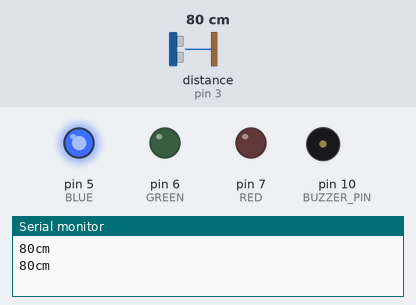
Recording of a sketch running on a simulated Arduino Uno, built with avr-gcc and run on an emulated ATmega328P. On the bench: output pins drawn as LEDs (lit = HIGH), buzzer (waves = sounding), the last lines printed to the serial monitor. The test bench sets the inputs (shaded band); at power-on: distance to the obstacle (sensor on pin 3) 80 cm. The echo pulse lasts 58.3 µs per cm.

Above: at 1.9 s.
2.0 s: distance to the obstacle (sensor on pin 3) set to 9 cm
At 2.42 s:
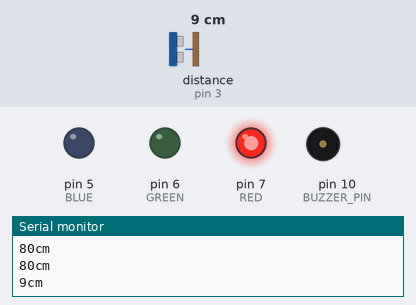
5.5 s: distance to the obstacle (sensor on pin 3) set to 60 cm
At 5.73 s:
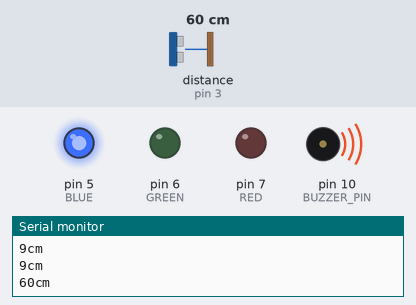
9.8 s: distance to the obstacle (sensor on pin 3) set to 120 cm
At 11.2 s:
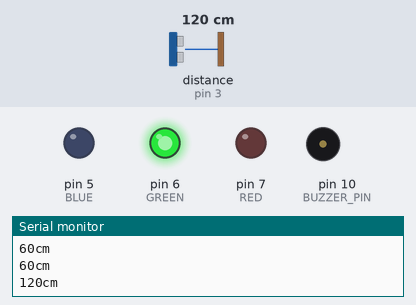
11.7 s: distance to the obstacle (sensor on pin 3) set to 102 cm
13.5 s: distance to the obstacle (sensor on pin 3) set to 94 cm
At 15.3 s:
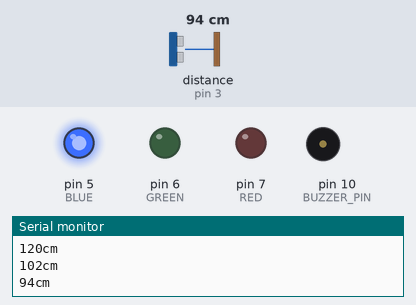
17.8 s: distance to the obstacle (sensor on pin 3) set to 2 cm
At 17.99 s:
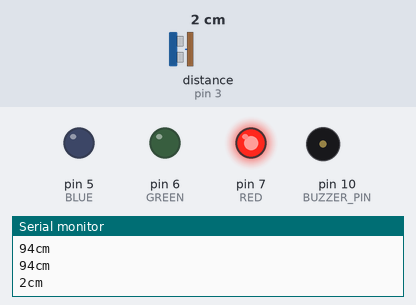
Timing chart, 0 to 22.3 s (numbered marks = the images above; inputs shaded):
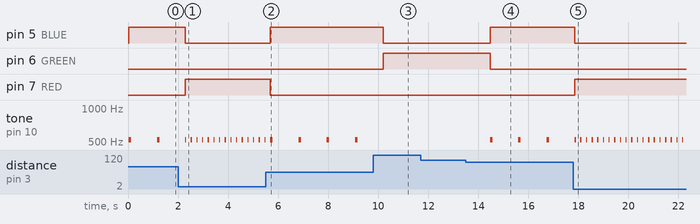

The sketch:

capteur_distance_avec_signal_sonore_lumineux.ino
```cpp
#include "SR04.h"
#include "pitches.h"

#define TRIG_PIN 3
#define ECHO_PIN 2
#define BUZZER_PIN 10
#define RED 7
#define GREEN 6
#define BLUE 5

SR04 sr04 = SR04(ECHO_PIN,TRIG_PIN);
long a;

void setup() {
   Serial.begin(9600);
   pinMode(RED, OUTPUT);
   pinMode(GREEN, OUTPUT);
   pinMode(BLUE, OUTPUT);
}

void loop() {
   a=sr04.Distance();
   Serial.print(a);
   Serial.println("cm");

   if(a < 50){
    tone(BUZZER_PIN, NOTE_C5, 50);
    digitalWrite(RED, HIGH);
    digitalWrite(GREEN, LOW);
    digitalWrite(BLUE, LOW);
    delay(100);
   }

   if(a > 50 && a < 100){
    tone(BUZZER_PIN, NOTE_C5, 100);
    digitalWrite(RED, LOW);
    digitalWrite(GREEN, LOW);
    digitalWrite(BLUE, HIGH);
    delay(1000);
   }

   if(a > 100){
    digitalWrite(RED, LOW);
    digitalWrite(GREEN, HIGH);
    digitalWrite(BLUE, LOW);
    delay(2000);
   }

   delay(100);
}
```

Measured:
- the behaviour switches between 100 and 99 cm on distance to the obstacle (sensor on pin 3) (found by bisection; images 3 and 4)
- after the input at 2.0 s, pin 5 (BLUE): HIGH → LOW after 0.29 s; pin 7 (RED): LOW → HIGH after 0.29 s; tone on pin 10 (BUZZER_PIN): alternates 523 Hz for 0.05 s and silent for 0.18 s, starting after 0.34 s
- after the input at 5.5 s, pin 5 (BLUE): LOW → HIGH after 0.18 s; pin 7 (RED): HIGH → LOW after 0.18 s
- after the input at 9.8 s, pin 5 (BLUE): HIGH → LOW after 0.41 s; pin 6 (GREEN): LOW → HIGH after 0.41 s; tone on pin 10 (BUZZER_PIN): stops changing and stays silent
- after the input at 13.5 s, pin 5 (BLUE): LOW → HIGH after 0.97 s; pin 6 (GREEN): HIGH → LOW after 0.97 s; tone on pin 10 (BUZZER_PIN): alternates 523 Hz for 0.10 s and silent for 1.0 s, starting after 0.97 s
- after the input at 17.8 s, pin 5 (BLUE): HIGH → LOW after 0.06 s; pin 7 (RED): LOW → HIGH after 0.06 s; tone on pin 10 (BUZZER_PIN): alternates 523 Hz for 0.05 s and silent for 0.18 s, starting after 0.11 s
- by itself, tone on pin 10 (BUZZER_PIN): alternates 523 Hz for 0.10 s and silent for 1.0 s
